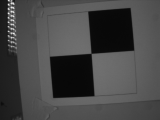
#> input picture imgProcessing/version2/2 Process/ss.bmp, 160 x 120 px
$ python get_data.py
#> lines starting #> are read from the running program, lines starting #| are printed output that depends on the picture; after the words box and inside, x2 and y2 are one past the last pixel; in counts of white or black regions, pixels touching at a corner belong together
import cv2
import numpy as np

img = cv2.imread('ss.bmp')
#> img is the input picture: shape (120, 160, 3); min 7, max 239, mean 69.4
img = cv2.rotate(img, cv2.cv2.ROTATE_90_CLOCKWISE)
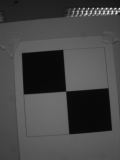
#> img: shape (160, 120, 3); min 7, max 239, mean 69.4
img = img[40:140,20:100]
#> img: shape (100, 80, 3)

gray = cv2.cvtColor(img,cv2.COLOR_BGR2GRAY)

frame = ''

# img = cv2.resize(img, (64, 64))
# Q2
cv2.circle(img,(10, 20), 1, (0,0,255), -1)
#> img: shape (100, 80, 3); mean B, G, R 65.2, 65.2, 65.3
cv2.circle(img,(20, 20), 1, (0,0,255), -1)
#> img: shape (100, 80, 3); mean B, G, R 65.2, 65.2, 65.5
cv2.circle(img,(10, 30), 1, (0,0,255), -1)
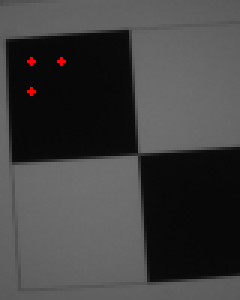
#> img: shape (100, 80, 3) (shown 3 times larger); mean B, G, R 65.2, 65.2, 65.6
cv2.circle(img,(20, 30), 1, (0,0,255), -1)
#> img: shape (100, 80, 3); 0.06% of pixels changed, all inside (x1, y1, x2, y2) = (19, 29, 22, 32)

frame_Q2 = f'(10,20):{gray[20][10]},(20,20):{gray[20][20]},(10,30):{gray[30][10]},(20,30):{gray[30][20]}'
#> frame_Q2 = '(10,20):8,(20,20):8,(10,30):8,(20,30):8'

# Q1
cv2.circle(img,(60, 20), 1, (0,0,255), -1)
#> img: shape (100, 80, 3); mean B, G, R 65.1, 65.1, 65.9
cv2.circle(img,(70, 20), 1, (0,0,255), -1)
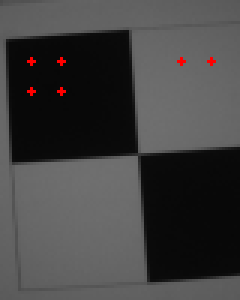
#> img: shape (100, 80, 3) (shown 3 times larger); mean B, G, R 65, 65, 66
cv2.circle(img,(60, 30), 1, (0,0,255), -1)
#> img: shape (100, 80, 3); 0.06% of pixels changed, all inside (x1, y1, x2, y2) = (59, 29, 62, 32)
cv2.circle(img,(70, 30), 1, (0,0,255), -1)
#> img: shape (100, 80, 3); mean B, G, R 64.9, 64.9, 66.2

frame_Q1 = f'(60, 20):{gray[20][60]},(70, 20):{gray[20][70]},(60, 30):{gray[30][60]},(70, 30):{gray[30][70]}'

# Q4
cv2.circle(img,(60, 60), 1, (0,0,255), -1)
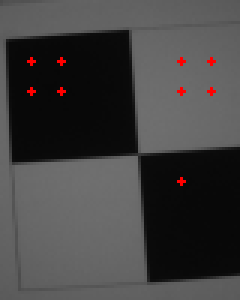
#> img: shape (100, 80, 3) (shown 3 times larger); mean B, G, R 64.9, 64.9, 66.3
cv2.circle(img,(70, 60), 1, (0,0,255), -1)
#> img: shape (100, 80, 3); 0.06% of pixels changed, all inside (x1, y1, x2, y2) = (69, 59, 72, 62)
cv2.circle(img,(60, 70), 1, (0,0,255), -1)
#> img: shape (100, 80, 3); mean B, G, R 64.9, 64.9, 66.6
cv2.circle(img,(70, 70), 1, (0,0,255), -1)
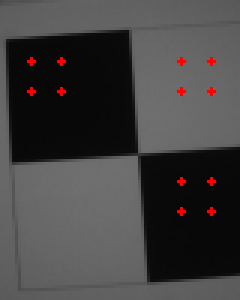
#> img: shape (100, 80, 3) (shown 3 times larger); mean B, G, R 64.9, 64.9, 66.8

frame_Q4 = f'(60, 60):{gray[60][60]},(70, 60):{gray[60][70]},(60, 70):{gray[70][60]},(70, 70):{gray[70][70]}'

# Q3
cv2.circle(img,(20, 60), 1, (0,0,255), -1)
#> img: shape (100, 80, 3); 0.06% of pixels changed, all inside (x1, y1, x2, y2) = (19, 59, 22, 62)
cv2.circle(img,(30, 60), 1, (0,0,255), -1)
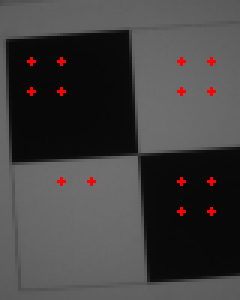
#> img: shape (100, 80, 3) (shown 3 times larger); mean B, G, R 64.7, 64.7, 67
cv2.circle(img,(20, 70), 1, (0,0,255), -1)
#> img: shape (100, 80, 3); 0.06% of pixels changed, all inside (x1, y1, x2, y2) = (19, 69, 22, 72)
cv2.circle(img,(30, 70), 1, (0,0,255), -1)
#> img: shape (100, 80, 3); mean B, G, R 64.6, 64.6, 67.2

frame_Q3 = f'(20, 60):{gray[60][20]},(30, 60):{gray[60][30]},(20, 70):{gray[70][20]},(30, 70):{gray[70][30]}'

frame = f'{frame_Q1}|{frame_Q2}|{frame_Q3}|{frame_Q4}'

print(frame)
#| (60, 20):104,(70, 20):102,(60, 30):108,(70, 30):105|(10,20):8,(20,20):8,(10,30):8,(20,30):8|(20, 60):109,(30, 60):111,(20, 70):107,(30, 70):108|(60, 60):9,(70, 60):8,(60, 70):8,(70, 70):8

img = cv2.resize(img, (512, 512))
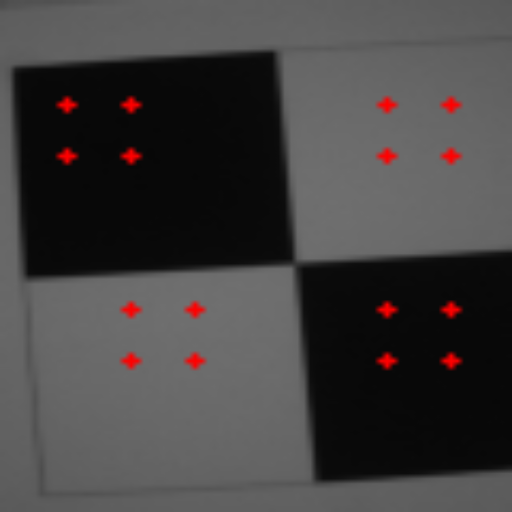
#> img: shape (512, 512, 3); mean B, G, R 64.5, 64.5, 67.1

cv2.imshow('image',img)
cv2.waitKey(0)
cv2.destroyAllWindows()

$ run again, with imgProcessing/version2/2 Process/half.bmp copied over imgProcessing/version2/2 Process/ss.bmp
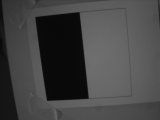
#> input picture imgProcessing/version2/2 Process/half.bmp, 160 x 120 px
#> img is the input picture: shape (120, 160, 3); min 8, max 111, mean 67.7
#> `cv2.circle(img,(10, 30), 1, (0,0,255), -1)`:
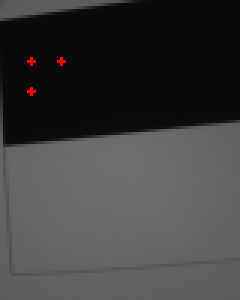
#> img: shape (100, 80, 3) (shown 3 times larger); mean B, G, R 62.2, 62.2, 62.7
#> frame_Q2 = '(10,20):9,(20,20):9,(10,30):9,(20,30):9'
#| (60, 20):8,(70, 20):8,(60, 30):9,(70, 30):8|(10,20):9,(20,20):9,(10,30):9,(20,30):9|(20, 60):106,(30, 60):107,(20, 70):105,(30, 70):107|(60, 60):107,(70, 60):103,(60, 70):105,(70, 70):102
#> `img = cv2.resize(img, (512, 512))`:
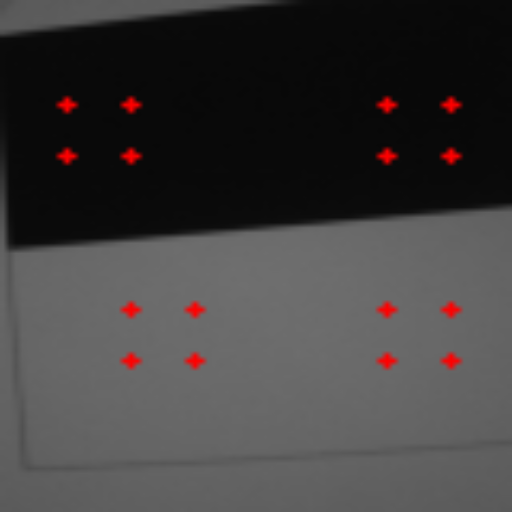
#> img: shape (512, 512, 3); mean B, G, R 61.6, 61.6, 64.1

$ run again, with imgProcessing/version2/2 Process/l.bmp copied over imgProcessing/version2/2 Process/ss.bmp
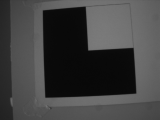
#> input picture imgProcessing/version2/2 Process/l.bmp, 160 x 120 px
#> img is the input picture: shape (120, 160, 3); min 8, max 123, mean 64.8
#> `cv2.circle(img,(10, 30), 1, (0,0,255), -1)`:
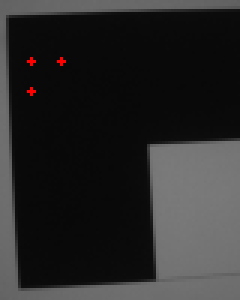
#> img: shape (100, 80, 3) (shown 3 times larger); mean B, G, R 41, 41, 41.5
#> frame_Q2 = '(10,20):9,(20,20):8,(10,30):9,(20,30):9'
#| (60, 20):9,(70, 20):9,(60, 30):9,(70, 30):8|(10,20):9,(20,20):8,(10,30):9,(20,30):9|(20, 60):8,(30, 60):8,(20, 70):9,(30, 70):8|(60, 60):123,(70, 60):120,(60, 70):122,(70, 70):119
#> `img = cv2.resize(img, (512, 512))`:
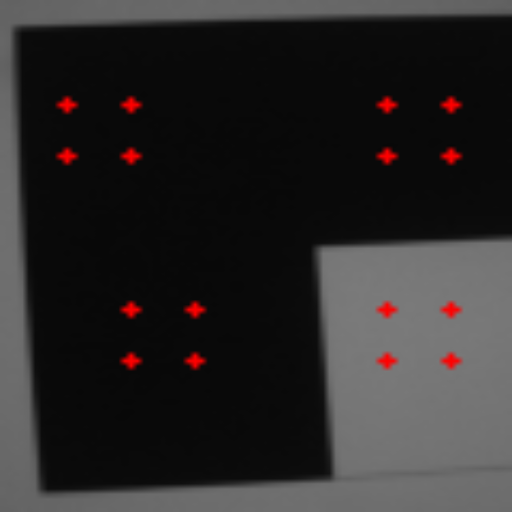
#> img: shape (512, 512, 3); mean B, G, R 40.6, 40.6, 43.1

$ run again, with imgProcessing/version2/2 Process/m.bmp copied over imgProcessing/version2/2 Process/ss.bmp
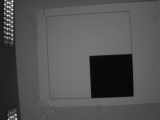
#> input picture imgProcessing/version2/2 Process/m.bmp, 160 x 120 px
#> img is the input picture: shape (120, 160, 3); min 7, max 247, mean 82.9
#| (60, 20):110,(70, 20):106,(60, 30):112,(70, 30):108|(10,20):109,(20,20):112,(10,30):112,(20,30):115|(20, 60):9,(30, 60):9,(20, 70):8,(30, 70):9|(60, 60):115,(70, 60):111,(60, 70):112,(70, 70):109
#> `img = cv2.resize(img, (512, 512))`:
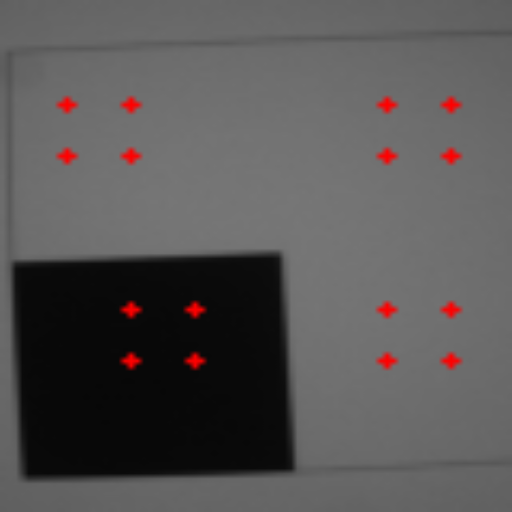
#> img: shape (512, 512, 3); mean B, G, R 84.9, 84.9, 87.4
